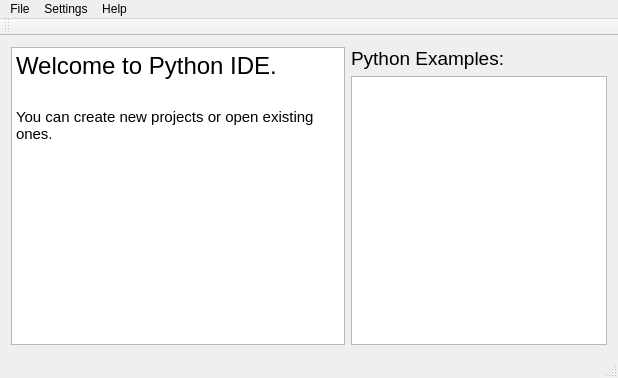
<?xml version="1.0" encoding="UTF-8"?>
<ui version="4.0">
 <class>PyIdeMainWindow</class>
 <widget class="QMainWindow" name="PyIdeMainWindow">
  <property name="geometry">
   <rect>
    <x>0</x>
    <y>0</y>
    <width>618</width>
    <height>378</height>
   </rect>
  </property>
  <property name="windowTitle">
   <string>PyIdeMainWindow</string>
  </property>
  <widget class="QWidget" name="centralWidget">
   <layout class="QGridLayout" name="gridLayout">
    <item row="0" column="0">
     <layout class="QHBoxLayout" name="horizontalLayout">
      <item>
       <widget class="QTextEdit" name="welcomePage">
        <property name="readOnly">
         <bool>true</bool>
        </property>
        <property name="html">
         <string>&lt;!DOCTYPE HTML PUBLIC &quot;-//W3C//DTD HTML 4.0//EN&quot; &quot;http://www.w3.org/TR/REC-html40/strict.dtd&quot;&gt;
&lt;html&gt;&lt;head&gt;&lt;meta name=&quot;qrichtext&quot; content=&quot;1&quot; /&gt;&lt;style type=&quot;text/css&quot;&gt;
p, li { white-space: pre-wrap; }
&lt;/style&gt;&lt;/head&gt;&lt;body style=&quot; font-family:'Ubuntu'; font-size:11pt; font-weight:400; font-style:normal;&quot;&gt;
&lt;p style=&quot; margin-top:0px; margin-bottom:0px; margin-left:0px; margin-right:0px; -qt-block-indent:0; text-indent:0px;&quot;&gt;&lt;span style=&quot; font-size:18pt;&quot;&gt;Welcome to Python IDE.&lt;/span&gt;&lt;/p&gt;
&lt;p style=&quot;-qt-paragraph-type:empty; margin-top:0px; margin-bottom:0px; margin-left:0px; margin-right:0px; -qt-block-indent:0; text-indent:0px; font-size:18pt;&quot;&gt;&lt;br /&gt;&lt;/p&gt;
&lt;p style=&quot; margin-top:0px; margin-bottom:0px; margin-left:0px; margin-right:0px; -qt-block-indent:0; text-indent:0px;&quot;&gt;You can create new projects or open existing ones.&lt;/p&gt;&lt;/body&gt;&lt;/html&gt;</string>
        </property>
       </widget>
      </item>
      <item>
       <layout class="QVBoxLayout" name="verticalLayout">
        <item>
         <widget class="QLabel" name="label">
          <property name="text">
           <string>&lt;html&gt;&lt;head/&gt;&lt;body&gt;&lt;p&gt;&lt;span style=&quot; font-size:14pt;&quot;&gt;Python Examples:&lt;/span&gt;&lt;/p&gt;&lt;/body&gt;&lt;/html&gt;</string>
          </property>
         </widget>
        </item>
        <item>
         <widget class="QListView" name="listView">
          <property name="sizePolicy">
           <sizepolicy hsizetype="Fixed" vsizetype="Expanding">
            <horstretch>0</horstretch>
            <verstretch>0</verstretch>
           </sizepolicy>
          </property>
         </widget>
        </item>
       </layout>
      </item>
     </layout>
    </item>
   </layout>
  </widget>
  <widget class="QMenuBar" name="menuBar">
   <property name="geometry">
    <rect>
     <x>0</x>
     <y>0</y>
     <width>618</width>
     <height>25</height>
    </rect>
   </property>
   <widget class="QMenu" name="menuFile">
    <property name="title">
     <string>File</string>
    </property>
    <widget class="QMenu" name="menuNew">
     <property name="title">
      <string>New</string>
     </property>
     <addaction name="actionProject"/>
    </widget>
    <addaction name="menuNew"/>
    <addaction name="actionOpen"/>
    <addaction name="actionQuit"/>
   </widget>
   <widget class="QMenu" name="menuHelp">
    <property name="title">
     <string>Help</string>
    </property>
    <addaction name="actionHelp"/>
    <addaction name="separator"/>
    <addaction name="actionSendFeedback"/>
    <addaction name="actionAbout"/>
   </widget>
   <widget class="QMenu" name="menuSettings">
    <property name="title">
     <string>Settings</string>
    </property>
    <addaction name="actionPreferences"/>
   </widget>
   <addaction name="menuFile"/>
   <addaction name="menuSettings"/>
   <addaction name="menuHelp"/>
  </widget>
  <widget class="QToolBar" name="mainToolBar">
   <attribute name="toolBarArea">
    <enum>TopToolBarArea</enum>
   </attribute>
   <attribute name="toolBarBreak">
    <bool>false</bool>
   </attribute>
  </widget>
  <widget class="QStatusBar" name="statusBar"/>
  <action name="actionQuit">
   <property name="text">
    <string>Quit</string>
   </property>
  </action>
  <action name="actionHelp">
   <property name="text">
    <string>Help</string>
   </property>
  </action>
  <action name="actionAbout">
   <property name="text">
    <string>About</string>
   </property>
  </action>
  <action name="actionSendFeedback">
   <property name="text">
    <string>Send Feedback</string>
   </property>
  </action>
  <action name="actionPreferences">
   <property name="text">
    <string>Preferences</string>
   </property>
  </action>
  <action name="actionProject">
   <property name="text">
    <string>Project</string>
   </property>
  </action>
  <action name="actionOpen">
   <property name="text">
    <string>Open</string>
   </property>
  </action>
 </widget>
 <layoutdefault spacing="6" margin="11"/>
 <resources/>
 <connections/>
</ui>
